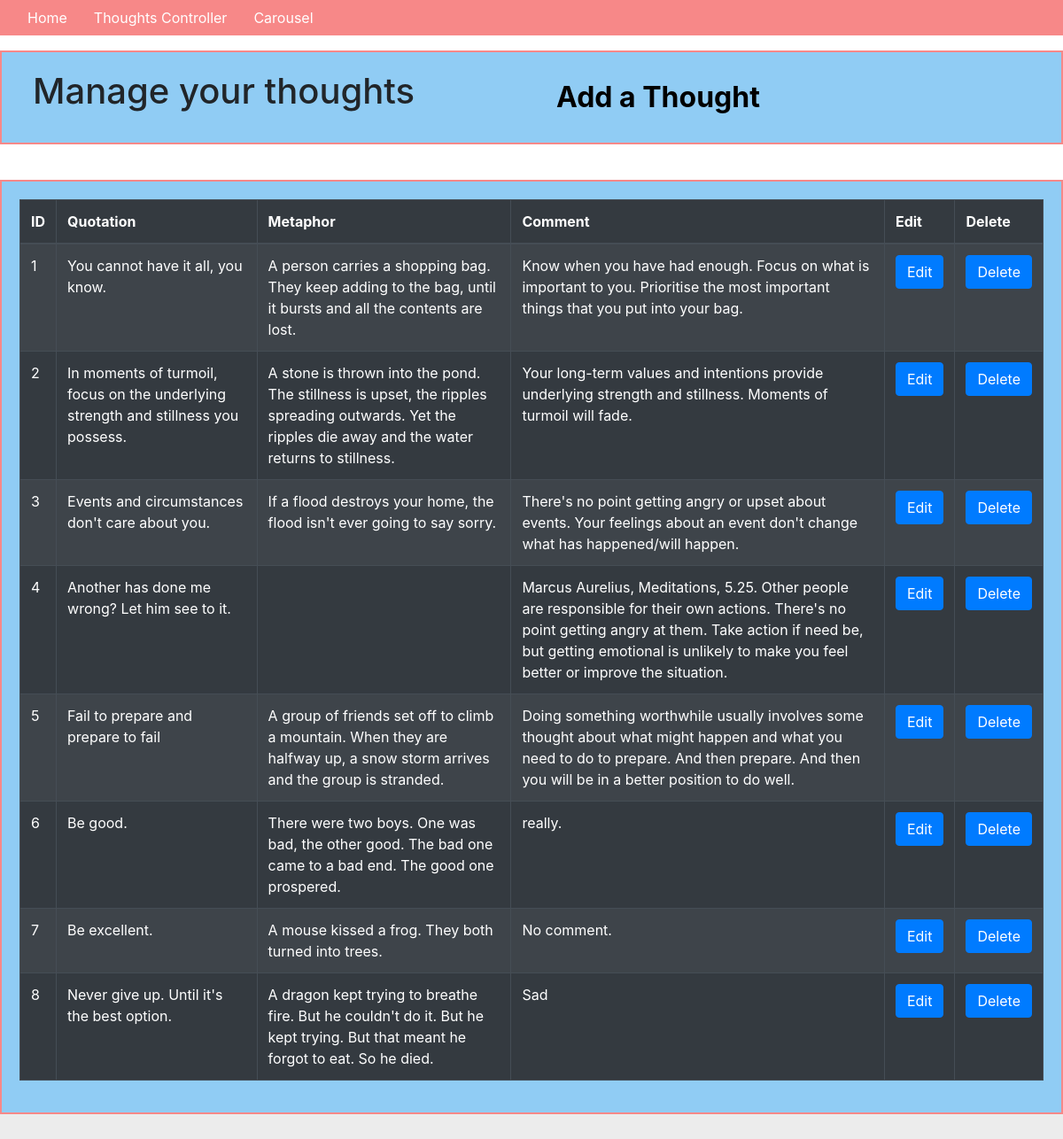
/thoughts_controller, run on an earlier commit of the app's database.
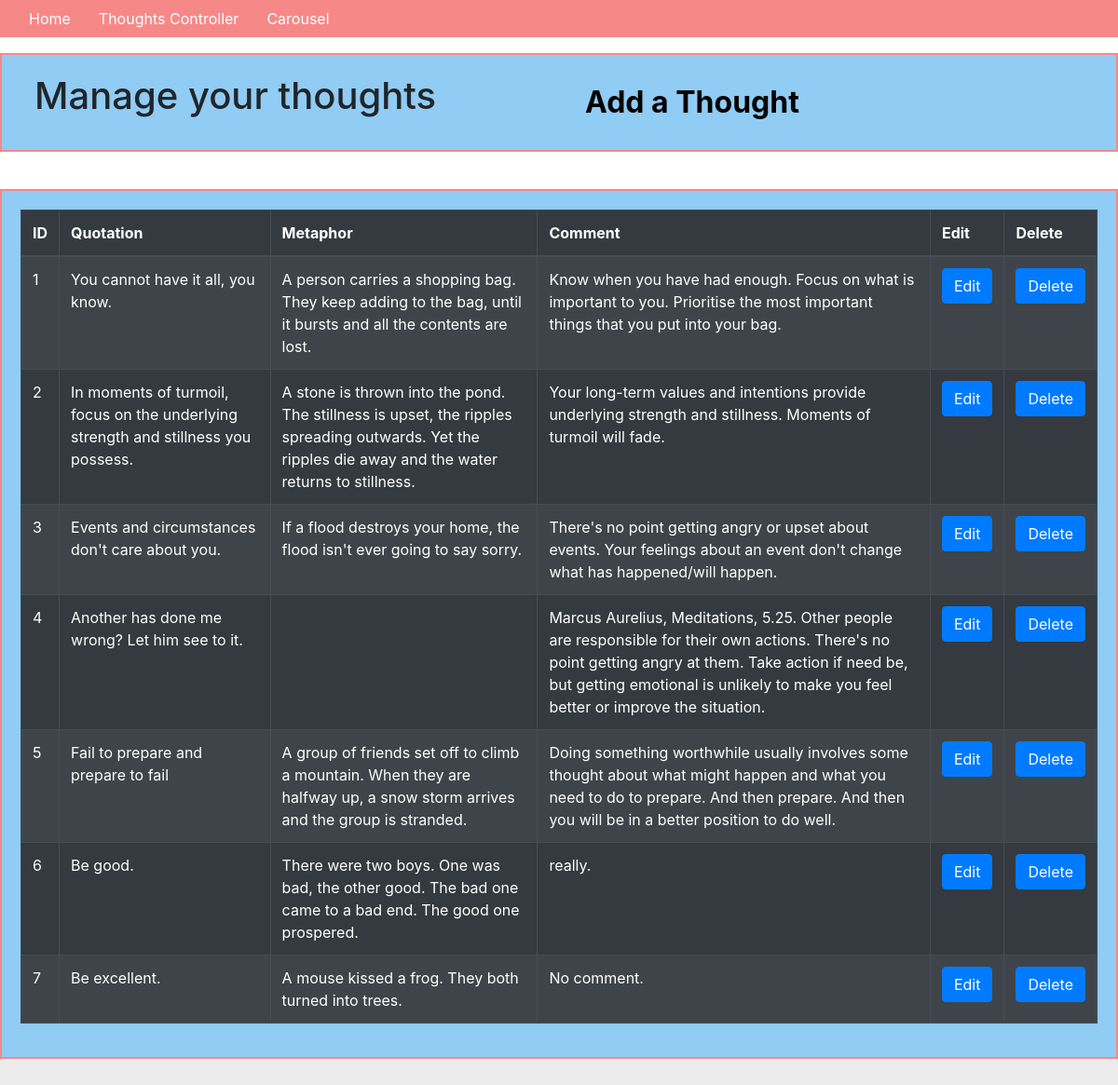
And on a later commit of the database.
### app/models.py (models this page shows, shortened)
class Thought(db.Model):
    id = db.Column(db.Integer, primary_key=True)
    quotation = db.Column(db.Text(), index=True)
    metaphor = db.Column(db.Text(), index=True)
    comment = db.Column(db.Text())

### app/routes.py (the view)
@app.route('/thoughts_controller')
def show_all_thoughts():
    thoughts = Thought.query.all()
    return render_template('thoughts_controller.html', thoughts=thoughts)

### app/templates/thoughts_controller.html (shortened to what this page needs)
{% extends "base.html" %} {% block content %}
<div class="container-fluid">
    <div class="row">
        <div class="col-sm-6">
            <h1>Manage your thoughts</h1>
        </div>
        <div class="col-sm-3">
            <button type="button" class="btn btn-link" data-toggle="modal" data-target="#myAddModal">Add a Thought
            </button>
        </div>
    </div>
    <div class="row">
        <table class="table table-bordered table-dark table-striped table-hover table-responsive">
            <thead>
                <th>ID</th>
                <th>Quotation</th>
                <th>Metaphor</th>
                <th>Comment</th>
                <th>Edit</th>
                <th>Delete</th>
            </thead>
            <tbody>
                {% for thought in thoughts %}
                <tr>
                    <td>{{ thought.id }}</td>
                    <td>{{ thought.quotation }}</td>
                    <td>{{ thought.metaphor }}</td>
                    <td>{{ thought.comment }}</td>
                    <td>
                        <button type="button" class="btn btn-primary" data-toggle="modal" data-target="#myEditModal{{thought.id}}">Edit
                                </button>
                    </td>
                    <td>
                        <form action="{{url_for('delete', thought_id=thought.id)}}" method="POST">
                            <button type="submit" class="btn btn-primary" value="Delete">Delete
                            </button>
                        </form>
                    </td>
                </tr>
                {% endfor %}
            </tbody>
        </table>
    </div>
</div>
{% endblock %}

### app/templates/base.html (shortened to what this page needs)
<!DOCTYPE html>
<html lang="en">
<head>
    <link rel="stylesheet" href="../static/css/styles.css">
    <link rel="stylesheet" href="https://stackpath.bootstrapcdn.com/bootstrap/4.4.1/css/bootstrap.min.css">
</head>
<body>
    <div class="header">
        <nav class="navbar fixed-top navbar-expand-sm">
            <div class="collapse navbar-collapse" id="navbarMenu">
                <ul class="navbar-nav">
                    <li><a href="/">Home</a></li>
                    <li><a href="/thoughts_controller">Thoughts Controller</a></li>
                    <li><a href="/carousel">Carousel</a></li>
                </ul>
            </div>
        </nav>
    </div>
    <hr> {% block content %}{% endblock %}
</body>
</html>

### app/static/css/styles.css (style rules this page uses)
html { background-color: #ECECEC; font-family: 'Lucida Sans', 'Lucida Sans Regular', 'Lucida Grande', 'Lucida Sans Unicode', Geneva, Verdana, sans-serif }
nav { background-color: #F78888; }
nav a { color: white; padding: 15px }
.navbar-nav { list-style-type: none; }
.row { padding: 20px; background-color: #90CCF4; border: solid #F78888 2px; margin: 40px }
.btn.btn-link { font-size: 2em; font-weight: bolder; color: black }

What changed in the data, as far as the page shows it:
removed Thought: id "8", quotation "Never give up. Until it's the best option.", metaphor "A dragon kept trying to breathe fire. But he couldn't do it. But he kept trying. But that meant he forgot to eat. So he died.", comment "Sad"
